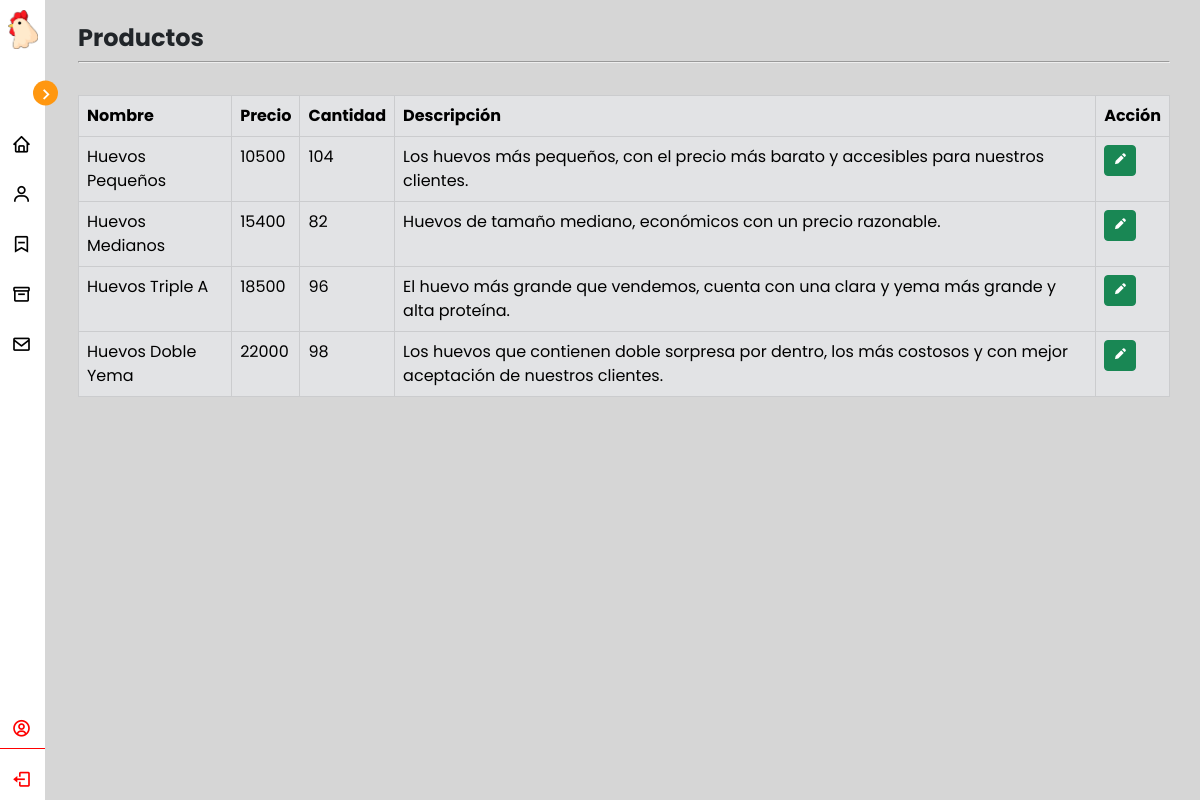
Page /view/admin/admin-products.php (signed in) on the committed database.
### tables this page shows
CREATE TABLE `productos` (
  `idProducto` int(11) NOT NULL,
  `Nombre` varchar(30) NOT NULL,
  `Precio` int(11) NOT NULL,
  `Cantidad` int(11) NOT NULL,
  `Descripcion` varchar(500) NOT NULL
);

### view/admin/admin-products.php (the view, shortened to what this page needs)
<?php
include("../../model/conexion.php");
$query = "SELECT * FROM productos";
$ok = mysqli_query($conx, $query);
?>
<!DOCTYPE html>
<html lang="es">
<head>
    <link href='https://unpkg.com/boxicons@2.1.1/css/boxicons.min.css' rel='stylesheet'>
    <link href="https://cdn.jsdelivr.net/npm/bootstrap@5.2.2/dist/css/bootstrap.min.css" rel="stylesheet">
    <link rel="stylesheet" href="/hj/css/dshbadmin.css">
</head>
<body>
    <nav class="sidebar close">
        <header>
            <div class="image-text">
                <span class="image">
                    <img src="/hj/images/icon.png">
                </span>
            </div>
            <i class='bx bx-chevron-right toggle'></i>
        </header>
        <div class="menu-bar">
            <div class="menu">
                <ul class="menu-links">
                    <li class="nav-link">
                        <a href="/hj/view/admin/admin-home.php">
                            <i class='bx bx-home icon' title="Inicio"></i>
                        </a>
                    </li>
                    <li class="nav-link">
                        <a href="/hj/view/admin/admin-clients.php">
                            <i class='bx bx-user icon' title="Clientes"></i>
                        </a>
                    </li>
                    <li class="nav-link">
                        <a href="/hj/view/admin/admin-reservs.php">
                            <i class='bx bx-bookmark-minus icon' title="Reservas"></i>
                        </a>
                    </li>
                    <li class="nav-link">
                        <a href="/hj/view/admin/admin-products.php">
                            <i class='bx bx-box icon' title="Productos"></i>
                        </a>
                    </li>
                    <li class="nav-link">
                        <a href="/hj/view/admin/admin-messages.php">
                            <i class='bx bx-envelope icon' title="Mensajes"></i>
                        </a>
                    </li>
                </ul>
            </div>
            <div class="bottom-content">
                <li class="nav-link" style="border-bottom: 1px solid red;">
                    <i class='bx bx-user-circle icon' style="color:red;" title="<?php echo $_SESSION['usuario'] ?>"></i>
                </li>
                <li class="nav-link hola">
                    <a href="/hj/model/close_session.php">
                        <i class='bx bx-log-out icon' style="color:red;" title="Cerrar Sesión"></i>
                    </a>
                </li>
            </div>
        </div>
    </nav>
    <section class="home">
        <div>
            <br>
            <h2 class="title-header">Productos</h2>
            <hr>
        </div>
        <br>
        <div class="table-responsive">
            <table class="table table-secondary table-bordered table-hover">
                <thead>
                    <tr>
                        <th>Nombre</th>
                        <th>Precio</th>
                        <th>Cantidad</th>
                        <th>Descripción</th>
                        <th>Acción</th>
                    </tr>
                </thead>
                <tbody>
                    <?php while ($row = mysqli_fetch_assoc($ok)) { ?>
                        <tr>
                            <td><?php echo $row["Nombre"] ?></td>
                            <td><?php echo $row["Precio"] ?></td>
                            <td><?php echo $row["Cantidad"] ?></td>
                            <td><?php echo $row["Descripcion"] ?></td>
                            <td>
                                <a href="/hj/view/admin/admin-product-edit.php?id=<?php echo $row["idProducto"] ?>">
                                    <button class="btn btn-success btn-sm" title="Editar">
                                        <i class='bx bxs-pencil'></i>
                                    </button>
                                </a>
                            </td>
                        </tr>
                    <?php } ?>
                </tbody>
            </table>
        </div>
    </section>
</body>
</html>

### css/dshbadmin.css (style rules this page uses)
* { margin: 0; padding: 0; box-sizing: border-box; font-family: 'Poppins', sans-serif; }
:root { --body-color: #d6d6d6; --sidebar-color: #ffff; --primary-color: #ff9710; --primary-color-light: #F6F5FF; --toggle-color: #DDD; --text-color: #000000; --tran-03: all 0.2s ease; --tran-03: all 0.3s ease; --tran-04: all 0.3s ease; --tran-05: all 0.3s ease; }
body { min-height: 100vh; background-color: var(--body-color); transition: var(--tran-05); }
.sidebar { position: fixed; top: 0; left: 0; height: 100%; width: 150px; background: var(--sidebar-color); transition: var(--tran-05); z-index: 100; padding: 20px 0; }
.sidebar.close { width: 45px; padding: 10px 0 !important; }
.sidebar li { height: 40px; list-style: none; display: flex; align-items: center; margin-top: 10px; }
.sidebar header .image, .sidebar .icon { min-width: 60px; border-radius: 6px; }
.sidebar .icon { min-width: 43px; height: 100%; display: flex; align-items: center; justify-content: center; font-size: 20px; }
.sidebar .text, .sidebar .icon { color: black; transition: var(--tran-03); }
.sidebar header { position: relative; padding: 0 -10px; }
.sidebar header .image-text { display: grid; justify-content: center; }
.sidebar header .image { display: flex; align-items: center; justify-content: center; }
.sidebar header .image img { width: 30px; border-radius: 6px; }
.sidebar header .toggle { position: absolute; top: 130%; right: -13px; transform: translateY(-50%) rotate(180deg); height: 25px; width: 25px; background-color: var(--primary-color); color: var(--sidebar-color); border-radius: 50%; display: flex; align-items: center; justify-content: center; font-size: 22px; cursor: pointer; transition: var(--tran-05); }
.sidebar.close .toggle { transform: translateY(-50%) rotate(0deg); }
.sidebar .menu { margin-top: 40px; }
.menu ul { padding-left: 0; }
.sidebar li a { list-style: none; height: 100%; background-color: transparent; display: flex; align-items: center; height: 100%; width: 100%; text-decoration: none; transition: var(--tran-03); }
.sidebar .menu-bar { height: calc(100% - 55px); display: flex; flex-direction: column; justify-content: space-between; overflow-y: scroll; }
.home { position: absolute; top: 0; left: 170px; padding-right: 30px; width: calc(100% - 170px); background-color: var(--body-color); transition: var(--tran-05); }
.sidebar.close ~ .home { left: 78px; height: 100vh; width: calc(100% - 78px); }
.title-header { font-family: 'Poppins', sans-serif; font-size: 1.5em; margin-block-start: 0.83em; margin-block-end: 0.83em; margin-inline-start: 0px; margin-inline-end: 0px; font-weight: bold; margin: 0; }
hr { unicode-bidi: isolate; margin-block-start: 0.5em; margin-block-end: 0.5em; margin-inline-start: auto; margin-inline-end: auto; overflow: hidden; border-style: inset; border-width: 1px; opacity: 25; }

### rows in the picture
productos: Nombre "Huevos Pequeños", Precio "10500", Cantidad "104", Descripcion "Los huevos más pequeños, con el precio más barato y accesibles para nuestros clientes."
productos: Nombre "Huevos Medianos", Precio "15400", Cantidad "82", Descripcion "Huevos de tamaño mediano, económicos con un precio razonable."
productos: Nombre "Huevos Triple A", Precio "18500", Cantidad "96", Descripcion "El huevo más grande que vendemos, cuenta con una clara y yema más grande y alta proteína."
productos: Nombre "Huevos Doble Yema", Precio "22000", Cantidad "98", Descripcion "Los huevos que contienen doble sorpresa por dentro, los más costosos y con mejor aceptación de nuestros clientes."
